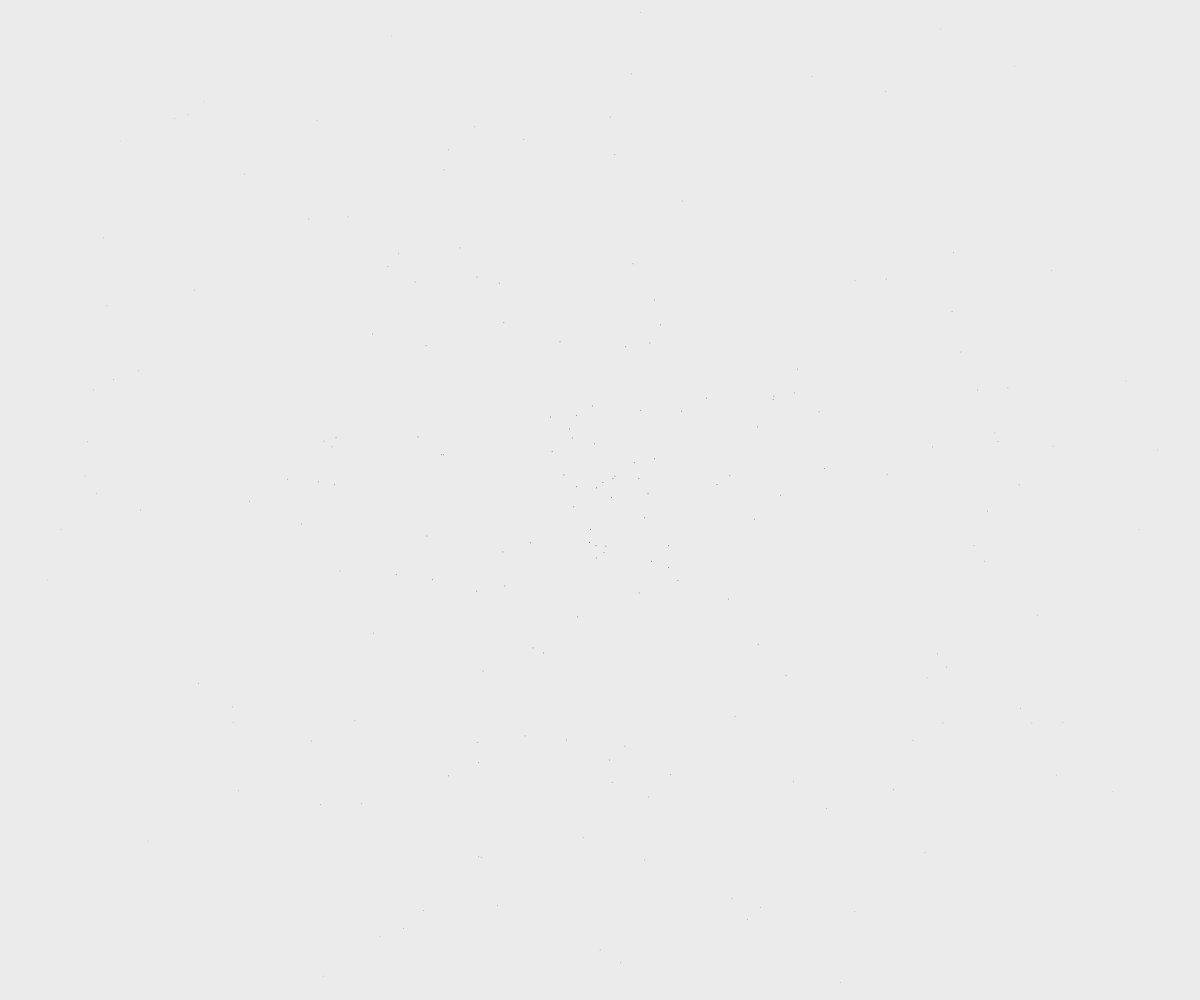
Frame 1 (no input)
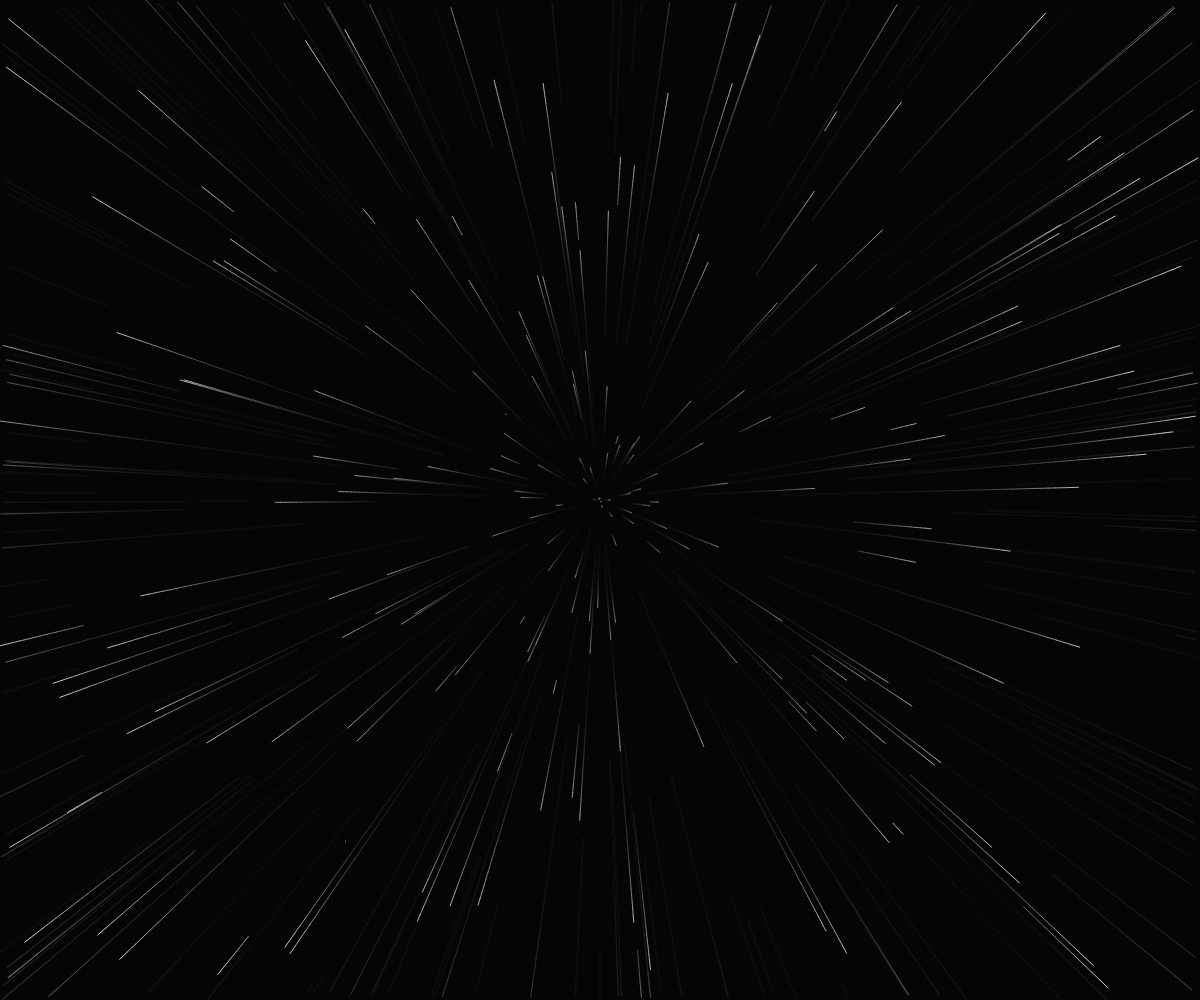
Frame 60 (no input)
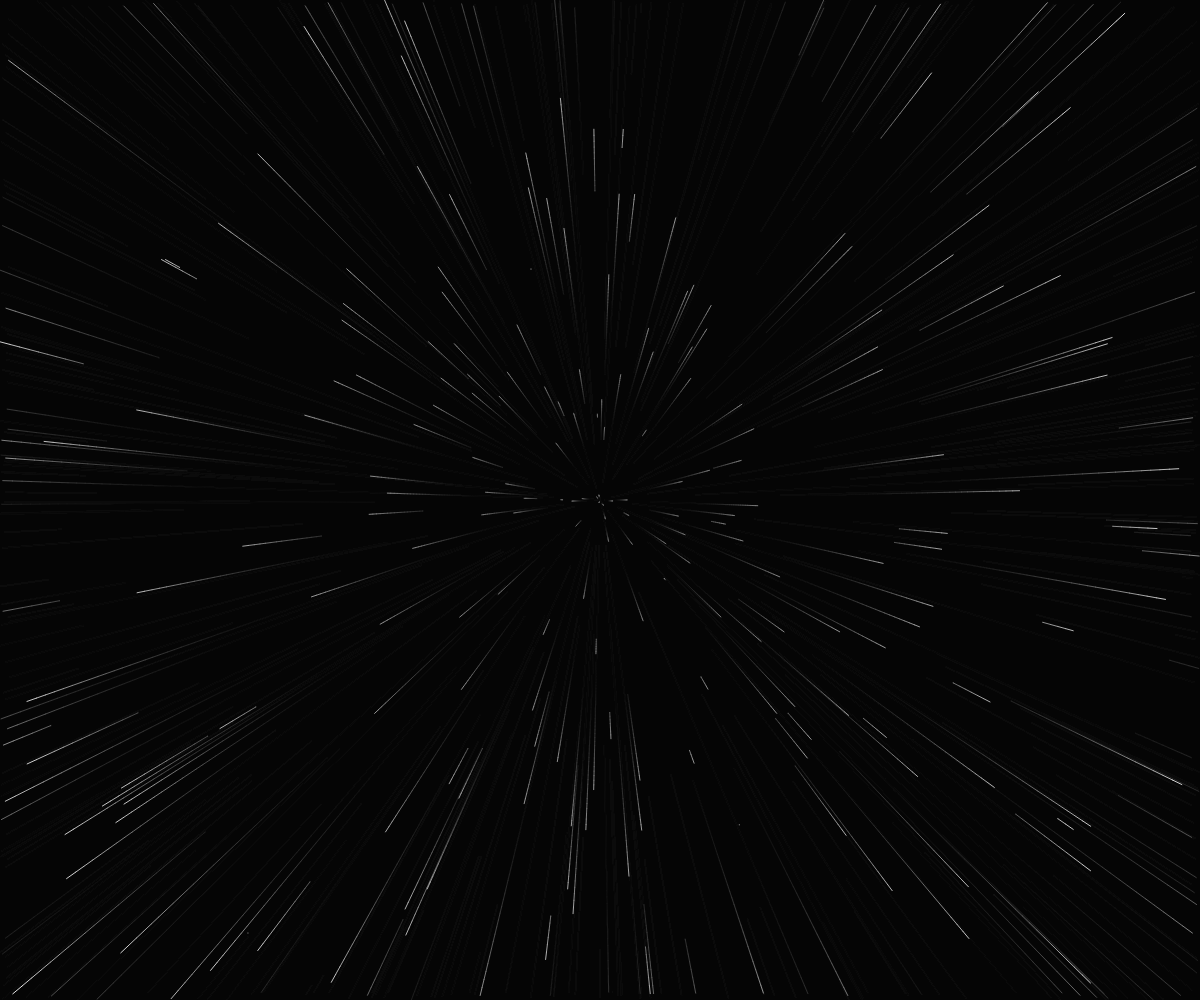
Frame 120 (the mouse pressed at the canvas centre since frame 60)

The p5.js sketch that drew these frames (run headless with seeded random() and noise() and a simulated clock; from frame 60 on, the mouse is pressed at the canvas centre):

// p5.js sketch
// ── sketch.js
//Number of Stars
let n = 200;

let stars = [];


function setup() {
    createCanvas(window.innerWidth,window.innerHeight);
    
    //Fill Star Array
    for (let i = 0; i < n; i++) {
        stars.push(new Star(p5.Vector.random2D().mult(random(10,max(width,height)/2))));      
    }
}

function draw(){
    noStroke();
    
    //Background with Alpha to create streak effect
    fill(0,20)
    rect(0,0,width,height);

    for(star of stars){
        star.display();
        star.update();
    }



}

class Star {
    constructor(s){
        this.s = s;
        this.ps= s;

        //Larger velocity for stars near edge
        this.v = s.copy().setMag(map(s.mag(),0,max(width,height)/2,0,10));
    }

    display(){
        //Brighter Stars near edge
        this.stroke = map(this.v.mag(),5,15,150,255);
        stroke(this.stroke);

        push();
        translate(width/2,height/2);
        line(this.s.x,this.s.y,this.ps.x,this.ps.y);
        pop();
    }

    update(){
        this.v = this.s.copy().setMag(map(this.s.mag(),0,max(width,height)/2,0,10));

        this.ps = this.s.copy();
        this.s.add(this.v);

        //Move stars back to centre when past edge
        if (this.s.x < -width/2 || this.s.x > width/2 || this.s.y < -height/2 || this.s.y > height/2) {
            this.s = p5.Vector.random2D().mult(random(0,max(width,height)/2));
            this.ps = this.s.copy();
        }
    }
}

//Keep full screen
function windowResized(){
    resizeCanvas(window.innerWidth,window.innerHeight)
}
// ── style.css
:root {
 --icon-color: #666;
}

body {
    padding: 0px;
    margin: 0px;
    overflow: hidden;
    background-color: #000;
}

h1 {
    position: fixed;
    font-size: 10vh;
    font-family: "Roboto Slab", "Serif";
    color: #bbb;
    text-align: center;
    vertical-align: text-top;
    width: 100%;
    top: 30vh;
}

nav {
    display: flex;
    gap: 20px;
    padding-left: 10px;
    
}

nav a {
    font-family: "Roboto Slab", "Serif";
    font-size: 2em;
    text-decoration: none;
    color: #fff;
}

nav a:hover {
    transform: scale(1.1);
    color: #aaa;
}

#social {
    position: fixed;
    display: flex;
    justify-content: right;
    gap: 10px;
    right: 10px;
    bottom: 10px;
    font-size: 2em;    
}

i {
    color: var(--icon-color);
}

#social a:hover {
    transform: scale(1.1);
    
}

@media (max-width: 360px){

    nav {
        flex-direction: column;
    }
}
